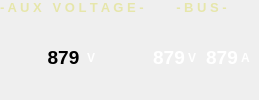
             <widget class="QWidget" name="AuxBusVoltageWidget" native="true">
              <property name="font">
               <font>
                <weight>75</weight>
                <bold>true</bold>
               </font>
              </property>
              <property name="styleSheet">
               <string notr="true"/>
              </property>
              <layout class="QHBoxLayout" name="horizontalLayout_12">
               <property name="spacing">
                <number>0</number>
               </property>
               <property name="leftMargin">
                <number>0</number>
               </property>
               <property name="topMargin">
                <number>0</number>
               </property>
               <property name="rightMargin">
                <number>0</number>
               </property>
               <property name="bottomMargin">
                <number>0</number>
               </property>
               <item>
                <widget class="QWidget" name="auxVoltageWidget" native="true">
                 <property name="font">
                  <font>
                   <weight>75</weight>
                   <bold>true</bold>
                  </font>
                 </property>
                 <property name="styleSheet">
                  <string notr="true"/>
                 </property>
                 <layout class="QVBoxLayout" name="verticalLayout_8">
                  <property name="spacing">
                   <number>0</number>
                  </property>
                  <property name="leftMargin">
                   <number>0</number>
                  </property>
                  <property name="topMargin">
                   <number>0</number>
                  </property>
                  <property name="rightMargin">
                   <number>0</number>
                  </property>
                  <property name="bottomMargin">
                   <number>0</number>
                  </property>
                  <item>
                   <widget class="QLabel" name="auxVoltageTitleLabel">
                    <property name="sizePolicy">
                     <sizepolicy hsizetype="Preferred" vsizetype="Fixed">
                      <horstretch>0</horstretch>
                      <verstretch>0</verstretch>
                     </sizepolicy>
                    </property>
                    <property name="maximumSize">
                     <size>
                      <width>16777215</width>
                      <height>15</height>
                     </size>
                    </property>
                    <property name="font">
                     <font>
                      <pointsize>10</pointsize>
                      <weight>75</weight>
                      <bold>true</bold>
                     </font>
                    </property>
                    <property name="layoutDirection">
                     <enum>Qt::LeftToRight</enum>
                    </property>
                    <property name="styleSheet">
                     <string notr="true">color: rgb(230, 230, 170);</string>
                    </property>
                    <property name="text">
                     <string>- A U X   V O L T A G E -</string>
                    </property>
                    <property name="alignment">
                     <set>Qt::AlignCenter</set>
                    </property>
                   </widget>
                  </item>
                  <item>
                   <widget class="QWidget" name="auxVoltageValuesWidget" native="true">
                    <property name="font">
                     <font>
                      <weight>75</weight>
                      <bold>true</bold>
                     </font>
                    </property>
                    <layout class="QHBoxLayout" name="horizontalLayout_10">
                     <property name="spacing">
                      <number>0</number>
                     </property>
                     <property name="leftMargin">
                      <number>0</number>
                     </property>
                     <item>
                      <spacer name="horizontalSpacer">
                       <property name="font">
                        <font>
                         <weight>75</weight>
                         <bold>true</bold>
                        </font>
                       </property>
                       <property name="orientation">
                        <enum>Qt::Horizontal</enum>
                       </property>
                       <property name="sizeType">
                        <enum>QSizePolicy::Preferred</enum>
                       </property>
                       <property name="sizeHint" stdset="0">
                        <size>
                         <width>40</width>
                         <height>20</height>
                        </size>
                       </property>
                      </spacer>
                     </item>
                     <item>
                      <widget class="QLabel" name="auxVoltageLabel">
                       <property name="font">
                        <font>
                         <pointsize>14</pointsize>
                         <weight>75</weight>
                         <bold>true</bold>
                        </font>
                       </property>
                       <property name="text">
                        <string>879</string>
                       </property>
                       <property name="alignment">
                        <set>Qt::AlignCenter</set>
                       </property>
                      </widget>
                     </item>
                     <item>
                      <widget class="QLabel" name="auxVoltageTitleUnit">
                       <property name="sizePolicy">
                        <sizepolicy hsizetype="Fixed" vsizetype="Preferred">
                         <horstretch>0</horstretch>
                         <verstretch>0</verstretch>
                        </sizepolicy>
                       </property>
                       <property name="font">
                        <font>
                         <weight>75</weight>
                         <bold>true</bold>
                        </font>
                       </property>
                       <property name="styleSheet">
                        <string notr="true">color: white;</string>
                       </property>
                       <property name="text">
                        <string>V</string>
                       </property>
                      </widget>
                     </item>
                     <item>
                      <spacer name="horizontalSpacer_2">
                       <property name="font">
                        <font>
                         <weight>75</weight>
                         <bold>true</bold>
                        </font>
                       </property>
                       <property name="orientation">
                        <enum>Qt::Horizontal</enum>
                       </property>
                       <property name="sizeType">
                        <enum>QSizePolicy::Preferred</enum>
                       </property>
                       <property name="sizeHint" stdset="0">
                        <size>
                         <width>40</width>
                         <height>20</height>
                        </size>
                       </property>
                      </spacer>
                     </item>
                    </layout>
                   </widget>
                  </item>
                 </layout>
                </widget>
               </item>
               <item>
                <widget class="QWidget" name="busInfoWidget" native="true">
                 <property name="font">
                  <font>
                   <weight>75</weight>
                   <bold>true</bold>
                  </font>
                 </property>
                 <property name="styleSheet">
                  <string notr="true"/>
                 </property>
                 <layout class="QVBoxLayout" name="verticalLayout_9">
                  <property name="spacing">
                   <number>0</number>
                  </property>
                  <property name="leftMargin">
                   <number>0</number>
                  </property>
                  <property name="topMargin">
                   <number>0</number>
                  </property>
                  <property name="rightMargin">
                   <number>0</number>
                  </property>
                  <property name="bottomMargin">
                   <number>0</number>
                  </property>
                  <item>
                   <widget class="QLabel" name="busTitleLabel">
                    <property name="sizePolicy">
                     <sizepolicy hsizetype="Preferred" vsizetype="Fixed">
                      <horstretch>0</horstretch>
                      <verstretch>0</verstretch>
                     </sizepolicy>
                    </property>
                    <property name="maximumSize">
                     <size>
                      <width>16777215</width>
                      <height>15</height>
                     </size>
                    </property>
                    <property name="font">
                     <font>
                      <pointsize>10</pointsize>
                      <weight>75</weight>
                      <bold>true</bold>
                     </font>
                    </property>
                    <property name="styleSheet">
                     <string notr="true">color: rgb(230, 230, 170);</string>
                    </property>
                    <property name="text">
                     <string>- B U S -</string>
                    </property>
                    <property name="alignment">
                     <set>Qt::AlignCenter</set>
                    </property>
                   </widget>
                  </item>
                  <item>
                   <widget class="QWidget" name="busInfoData" native="true">
                    <property name="maximumSize">
                     <size>
                      <width>16777215</width>
                      <height>16777215</height>
                     </size>
                    </property>
                    <property name="palette">
                     <palette>
                      <active>
                       <colorrole role="WindowText">
                        <brush brushstyle="SolidPattern">
                         <color alpha="255">
                          <red>255</red>
                          <green>255</green>
                          <blue>255</blue>
                         </color>
                        </brush>
                       </colorrole>
                       <colorrole role="Button">
                        <brush brushstyle="SolidPattern">
                         <color alpha="255">
                          <red>0</red>
                          <green>0</green>
                          <blue>0</blue>
                         </color>
                        </brush>
                       </colorrole>
                       <colorrole role="Text">
                        <brush brushstyle="SolidPattern">
                         <color alpha="255">
                          <red>255</red>
                          <green>255</green>
                          <blue>255</blue>
                         </color>
                        </brush>
                       </colorrole>
                       <colorrole role="ButtonText">
                        <brush brushstyle="SolidPattern">
                         <color alpha="255">
                          <red>255</red>
                          <green>255</green>
                          <blue>255</blue>
                         </color>
                        </brush>
                       </colorrole>
                       <colorrole role="Base">
                        <brush brushstyle="SolidPattern">
                         <color alpha="255">
                          <red>0</red>
                          <green>0</green>
                          <blue>0</blue>
                         </color>
                        </brush>
                       </colorrole>
                       <colorrole role="Window">
                        <brush brushstyle="SolidPattern">
                         <color alpha="255">
                          <red>164</red>
                          <green>0</green>
                          <blue>0</blue>
                         </color>
                        </brush>
                       </colorrole>
                      </active>
                      <inactive>
                       <colorrole role="WindowText">
                        <brush brushstyle="SolidPattern">
                         <color alpha="255">
                          <red>255</red>
                          <green>255</green>
                          <blue>255</blue>
                         </color>
                        </brush>
                       </colorrole>
                       <colorrole role="Button">
                        <brush brushstyle="SolidPattern">
                         <color alpha="255">
                          <red>0</red>
                          <green>0</green>
                          <blue>0</blue>
                         </color>
                        </brush>
                       </colorrole>
                       <colorrole role="Text">
                        <brush brushstyle="SolidPattern">
                         <color alpha="255">
                          <red>255</red>
                          <green>255</green>
                          <blue>255</blue>
                         </color>
                        </brush>
                       </colorrole>
                       <colorrole role="ButtonText">
                        <brush brushstyle="SolidPattern">
                         <color alpha="255">
                          <red>255</red>
                          <green>255</green>
                          <blue>255</blue>
                         </color>
                        </brush>
                       </colorrole>
                       <colorrole role="Base">
                        <brush brushstyle="SolidPattern">
                         <color alpha="255">
                          <red>0</red>
                          <green>0</green>
                          <blue>0</blue>
                         </color>
                        </brush>
                       </colorrole>
                       <colorrole role="Window">
                        <brush brushstyle="SolidPattern">
                         <color alpha="255">
                          <red>164</red>
                          <green>0</green>
                          <blue>0</blue>
                         </color>
                        </brush>
                       </colorrole>
                      </inactive>
                      <disabled>
                       <colorrole role="WindowText">
                        <brush brushstyle="SolidPattern">
                         <color alpha="255">
                          <red>255</red>
                          <green>255</green>
                          <blue>255</blue>
                         </color>
                        </brush>
                       </colorrole>
                       <colorrole role="Button">
                        <brush brushstyle="SolidPattern">
                         <color alpha="255">
                          <red>0</red>
                          <green>0</green>
                          <blue>0</blue>
                         </color>
                        </brush>
                       </colorrole>
                       <colorrole role="Text">
                        <brush brushstyle="SolidPattern">
                         <color alpha="255">
                          <red>255</red>
                          <green>255</green>
                          <blue>255</blue>
                         </color>
                        </brush>
                       </colorrole>
                       <colorrole role="ButtonText">
                        <brush brushstyle="SolidPattern">
                         <color alpha="255">
                          <red>255</red>
                          <green>255</green>
                          <blue>255</blue>
                         </color>
                        </brush>
                       </colorrole>
                       <colorrole role="Base">
                        <brush brushstyle="SolidPattern">
                         <color alpha="255">
                          <red>164</red>
                          <green>0</green>
                          <blue>0</blue>
                         </color>
                        </brush>
                       </colorrole>
                       <colorrole role="Window">
                        <brush brushstyle="SolidPattern">
                         <color alpha="255">
                          <red>164</red>
                          <green>0</green>
                          <blue>0</blue>
                         </color>
                        </brush>
                       </colorrole>
                      </disabled>
                     </palette>
                    </property>
                    <property name="font">
                     <font>
                      <weight>75</weight>
                      <bold>true</bold>
                     </font>
                    </property>
                    <property name="styleSheet">
                     <string notr="true"/>
                    </property>
                    <layout class="QHBoxLayout" name="busDataLayout">
                     <property name="spacing">
                      <number>10</number>
                     </property>
                     <item>
                      <widget class="QWidget" name="busVoltageData" native="true">
                       <property name="font">
                        <font>
                         <weight>75</weight>
                         <bold>true</bold>
                        </font>
                       </property>
                       <layout class="QHBoxLayout" name="horizontalLayout_20">
                        <property name="spacing">
                         <number>3</number>
                        </property>
                        <property name="leftMargin">
                         <number>0</number>
                        </property>
                        <property name="topMargin">
                         <number>0</number>
                        </property>
                        <property name="rightMargin">
                         <number>0</number>
                        </property>
                        <property name="bottomMargin">
                         <number>0</number>
                        </property>
                        <item>
                         <widget class="QLabel" name="motorZeroBusVoltageLabel">
                          <property name="font">
                           <font>
                            <pointsize>14</pointsize>
                            <weight>75</weight>
                            <bold>true</bold>
                           </font>
                          </property>
                          <property name="text">
                           <string>879</string>
                          </property>
                          <property name="alignment">
                           <set>Qt::AlignCenter</set>
                          </property>
                         </widget>
                        </item>
                        <item>
                         <widget class="QLabel" name="busVoltageUnit">
                          <property name="sizePolicy">
                           <sizepolicy hsizetype="Fixed" vsizetype="Preferred">
                            <horstretch>0</horstretch>
                            <verstretch>0</verstretch>
                           </sizepolicy>
                          </property>
                          <property name="font">
                           <font>
                            <weight>75</weight>
                            <bold>true</bold>
                           </font>
                          </property>
                          <property name="styleSheet">
                           <string notr="true">color: white;</string>
                          </property>
                          <property name="text">
                           <string>V</string>
                          </property>
                         </widget>
                        </item>
                       </layout>
                      </widget>
                     </item>
                     <item>
                      <widget class="QWidget" name="busCurrentData" native="true">
                       <property name="font">
                        <font>
                         <weight>75</weight>
                         <bold>true</bold>
                        </font>
                       </property>
                       <layout class="QHBoxLayout" name="horizontalLayout_24">
                        <property name="spacing">
                         <number>3</number>
                        </property>
                        <property name="leftMargin">
                         <number>0</number>
                        </property>
                        <property name="topMargin">
                         <number>0</number>
                        </property>
                        <property name="rightMargin">
                         <number>0</number>
                        </property>
                        <property name="bottomMargin">
                         <number>0</number>
                        </property>
                        <item>
                         <widget class="QLabel" name="motorZeroBusCurrentLabel">
                          <property name="font">
                           <font>
                            <pointsize>14</pointsize>
                            <weight>75</weight>
                            <bold>true</bold>
                           </font>
                          </property>
                          <property name="text">
                           <string>879</string>
                          </property>
                          <property name="alignment">
                           <set>Qt::AlignCenter</set>
                          </property>
                         </widget>
                        </item>
                        <item>
                         <widget class="QLabel" name="busCurrentUnit">
                          <property name="sizePolicy">
                           <sizepolicy hsizetype="Fixed" vsizetype="Preferred">
                            <horstretch>0</horstretch>
                            <verstretch>0</verstretch>
                           </sizepolicy>
                          </property>
                          <property name="font">
                           <font>
                            <weight>75</weight>
                            <bold>true</bold>
                           </font>
                          </property>
                          <property name="styleSheet">
                           <string notr="true">color: white;</string>
                          </property>
                          <property name="text">
                           <string>A</string>
                          </property>
                         </widget>
                        </item>
                       </layout>
                      </widget>
                     </item>
                    </layout>
                   </widget>
                  </item>
                 </layout>
                </widget>
               </item>
              </layout>
             </widget>
